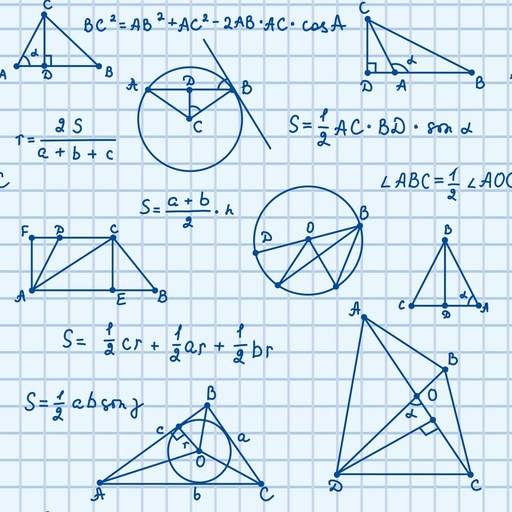
#> input picture Synthetic/HandWritten.png, 512 x 512 px
$ python main.py   (older library calls are emulated)
#> lines starting #> are read from the running program, lines starting #| are printed output that depends on the picture
### VideoGenerator.py
import SparkHashing
import Settings
import os
import numpy as np
import cv2 as opencv
from UWSceneImager import UWSceneImager
from multiprocessing import Process
import SparkPointFeatureUtility
import subprocess

exitFlag = 0

class VideoGenerator(Process):
    sceneImager = None
    workingDir = None
    metadataFol = None
    tag = None

    def __init__(self, imageFilePath, saveLoc, metadataFol):
#> called with imageFilePath = 'Synthetic/HandWritten.png', saveLoc = 'Videos/cda3960c', metadataFol = 'Videos/cda3960c/metadata'
       Process.__init__(self)
       bgImg = opencv.imread(imageFilePath)
#> bgImg is the input picture: shape (512, 512, 3); mean B, G, R 240.2, 228.7, 211.7
       self.sceneImager = UWSceneImager(bgImg)
       self.workingDir = saveLoc
       self.tag = imageFilePath.split('/')[-1].split('.')[0]
       self.metadataFol = os.path.join(metadataFol,self.tag)
       os.mkdir(self.metadataFol)

       self.name = self.tag


    # [19 lines left out: functions getTrackPoints, getCurrentLoc, not called in this run]

    def run(self):
        self.generateVideos()


    def generateVideos(self):

        nrFrames = Settings.nrFrames
        fps = Settings.fps
        outFile = os.path.join(self.workingDir, self.tag + '.avi')

        np.save(os.path.join(self.metadataFol, 'waveParameters'), self.sceneImager.getWaveParameters())

        frameSize = Settings.sceneSize
        mapping = np.zeros((frameSize[0], frameSize[1], 2, nrFrames),dtype='int16')

        fourcc = opencv.VideoWriter_fourcc(*'MJPG')

        videoWriter = opencv.VideoWriter(outFile, fourcc, fps, (frameSize[1], frameSize[0]))

        for frameIdx in range(nrFrames):
            distScene, mapR, mapC = self.sceneImager.getUWImageAt(frameIdx / fps)
            mapping[:, :,0, frameIdx], mapping[:, :,1, frameIdx] = np.round(mapR), np.round(mapC)
            videoWriter.write((255 * distScene).astype('uint8'))

            if Settings.randomFrames:
                self.sceneImager.reset()

        videoWriter.release()

        np.save(os.path.join(self.metadataFol, 'mapping'), mapping)

        if(Settings.convertToMP4 is True):
            mp4Name = outFile.split('.')[0] + '.mp4'
            cmd = 'ffmpeg -i ' + outFile + ' ' + mp4Name
            os.system(cmd)
            os.remove(outFile)

### SparkImageInterpolator.py
import numpy as np
import scipy.misc

class SparkImageInterpolator:
    image = None
    bounds = None
    scaleR = 0
    scaleC = 0


    def __init__(self, image, bounds, originalResolution = False):

#> called with bounds = array of shape (2,), originalResolution = False
        if originalResolution is False:
            image = scipy.misc.imresize(image, bounds+1) / 255

        self.image = image
        self.bounds = bounds
#> self.bounds = [511, 511]
        self.scaleR = (self.image.shape[0]-1)/(bounds[0])
#> self.scaleR = 1
        self.scaleC = (self.image.shape[1]-1)/(bounds[1])
#> self.scaleC = 1

    def getInterpolatedImage(self, mappingR, mappingC, image=None):
        if image is None:
            image = self.image

        mappingR = self.scaleR * mappingR
        mappingC = self.scaleC * mappingC

        T = np.floor(mappingR).astype(int)
        L = np.floor(mappingC).astype(int)
        R = L + 1
        B = T + 1
        R = R.clip(0, image.shape[0]-1)
        B = B.clip(0, image.shape[1]-1)

        wtTL = (B - mappingR) * (R - mappingC)
        wtTR = (B - mappingR) * (mappingC - L)
        wtBR = (mappingR - T) * (mappingC - L)
        wtBL = (mappingR - T) * (R - mappingC)


        imgTL =  image[T, L]
        imgTR =  image[T, R]
        imgBR =  image[B, R]
        imgBL =  image[B, L]

        interpImg = imgTL * wtTL[:, :, None] + imgTR * wtTR[:, :, None] + imgBR * wtBR[:, :, None] + imgBL * wtBL[:, :, None]
        return interpImg

### Scene.py
from scipy.interpolate import interp1d, RectBivariateSpline as twoDInterp
import numpy as np
import random
import math
from Clock import Clock
import cv2 as opencv
import Settings
from SparkImageInterpolator import SparkImageInterpolator

class RandomPath:

    Rt = None
    Ct = None
    VMin, VMax = 5,50

    # [23 lines left out: functions __init__, getBounded1DPath, getLocation, not called in this run]


class MovingObject:
    clock = None
    path = None
    length = 0
    checkLen = 0
    img = None
    centreR, centreC = 0,0
    mask = None


    # [35 lines left out: functions __init__, setCheckerBoardAppearence, setAppearenceFromImg, setMask, not called in this run]


    def getAppearance(self):
        return self.img, self.mask

    # [10 lines left out: function getBounds, not called in this run]


class Scene:
    clock = None
    randomPath = None

    bgScene = None


    def __init__(self, image, clock):
        self.clock = clock
        nrMovObjs = Settings.maxMovObjs
        motionTime = Settings.getRecordingTime()
        objLen = 50
        self.updateBackgroundScene(image/255, Settings.sceneSize-1)
        self.movingObjects = [MovingObject(objLen,image.shape,objLen+5, motionTime, self.clock) for _ in range(nrMovObjs)]
#> self.movingObjects = []

    def updateBackgroundScene(self, bgImg, outShape):
        self.bgScene = SparkImageInterpolator(bgImg, outShape, originalResolution = False)

    # [7 lines left out: function paintObject, not called in this run]


    def imagePoints(self, mapR, mapC):
        image = self.bgScene.image.copy()

        for object in self.movingObjects:
            self.paintObject(object, image)

        image = self.bgScene.getInterpolatedImage(mapR, mapC, image)
        return image


### UWDistorter.py
import scipy.signal
import numpy as np
import math
import random
from Clock import Clock
import Settings


class WaveGenerator:
    clock = None
    nrWaves = 0


    depth = 10


    resolution = 0
    X = None
    Y = None

    waveParameters = None

    def __init__(self,size, clock):
        self.clock = clock

        lengthX, lengthY = size[0], size[1]


        self.depth = Settings.waterDepth
        self.nrWaves = Settings.nrWaves


        self.setCoordinates(lengthX, lengthY)
        self.setWaveParameters(sample = 'random')


    def setCoordinates(self, lengthX, lengthY):
        X =  np.linspace(0,lengthX-1,lengthX)
        Y = -np.linspace(0,lengthY-1,lengthY)
        self.X,self.Y = np.meshgrid(X,Y)


    def normalizeAmplitudes(self, waveParameters):
        a = random.uniform(9,12)
        t = np.linspace(0,10000*math.pi,1000000)
        signal = 0

        for i in range(len(waveParameters)):
            wave = waveParameters[i]
            signal = signal + wave['amplitude']*np.sin((2*math.pi*wave['frequency'])*t + 2*math.pi*random.random())

        scale = (a/math.sqrt(2))/np.sqrt(np.mean(signal**2))

        for i in range(len(waveParameters)):
            waveParameters[i]['amplitude'] = waveParameters[i]['amplitude']*scale


    def setWaveParameters(self,sample = 'custom'):

        if(sample == 'custom'):
            wave1 = {'amplitude':18,'waveLen':200,'frequency':1,'theta': math.pi/3,'phi':0}
            waveParameters = [wave1]
        else:
            waveParameters = []
            if(sample=='random'):
                for i in range(self.nrWaves):
                    wave = self.getRandomWave()
                    waveParameters.append(wave)
                    #print(wave['amplitude'] , wave['theta'])
                self.normalizeAmplitudes(waveParameters)

            else:
                if(sample=='noisyUCW'):
                    pass


        self.waveParameters = waveParameters

    def getRandomWave(self):
        A = random.uniform(0,1)
        lam = random.uniform(125,200)
        frequency = random.uniform(2,3.5)
        dire = random.uniform(0, 2*math.pi)
        phi = random.uniform(0, math.pi)
        waveParameters = {'amplitude': A, 'waveLen': lam, 'frequency': frequency, 'theta': dire, 'phi': phi}
        return waveParameters


    def getSurfaceAndNormals(self):
        time = self.clock.read()
        surface = self.getSurface(time)
        normals = self.getSurfaceNormals(time)

        return surface, normals


    def getSurface(self,t):
        Z = 0
        for w in range(self.nrWaves):
            Z = Z + self.getWaveSurface(w,t)

        surface = self.depth + Z

        return surface


    def getWaveSurface(self, idx, t):
        X,Y = self.X,self.Y
        A, kx, ky, w, phi = self.getNthWaveParameters(idx)
        Z = A * np.sin(kx * X + ky *Y - w*t + phi)
        return Z

    def getSurfaceNormals(self,t):
        N = 0
        for n in range(self.nrWaves):
            N = N + self.getWaveSurfaceNormals(n,t)

        norm = np.linalg.norm(N,axis=2)
        N = np.divide(N,norm[:,:,None])

        return N


    def getWaveSurfaceNormals(self, idx, t):
        X, Y = self.X, self.Y
        A, kx, ky, w, phi = self.getNthWaveParameters(idx)

        N = -np.ones((X.shape[0], X.shape[1],3))

        N[:,:,0] = A * kx * np.cos(kx * X + ky*Y - w*t + phi)
        N[:,:,1] = A * ky * np.cos(kx * X + ky*Y - w*t + phi)

        return N

    def getNthWaveParameters(self, idx):

        waveParameters = self.waveParameters[idx]

        A = waveParameters['amplitude']
        lam = waveParameters['waveLen']
        theta = waveParameters['theta']
        kx,ky = (2 * math.pi/lam)* math.cos(theta), (2 * math.pi/lam)*math.sin(theta)
        phi = waveParameters['phi']
        w = 2*math.pi * waveParameters['frequency']

        return A,kx,ky,w,phi

    def getWaveParameters(self):
        return self.waveParameters.copy()


class UWDistorter:

    cameraHt = 0
    waveGenerator = None
    refIdx = 4/3

    def __init__(self, clock, cameraHt):

        self.cameraHt = cameraHt
        self.waveGenerator = WaveGenerator(Settings.sceneSize, clock)

    def getDistortions(self):
        surface, N = self.waveGenerator.getSurfaceAndNormals()
        I = self.getIncidentRays(surface)
        n = self.refIdx
        #vector eqn refration : n*r - i = -N(n*cos(r) - cos(i))
        cosI = np.sum(np.multiply(-N,I),axis=2)
        cosR = np.sqrt(1 - 1/(n**2) + np.power(cosI/n,2))

        R = n * (I + np.multiply(-N,(n * cosR - cosI)[:,:,None]))
        R = np.divide(R,(R[:,:,2])[:,:,None])

        distortionX = np.multiply(R[:,:,0] , surface)
        distortionY = np.multiply(R[:,:,1] , surface)

        return distortionX, distortionY

    # [11 lines left out: function getCousticDist, not called in this run]


    def getIncidentRays(self, surface = None):

        if(math.isinf(self.cameraHt)):
            gridSize = surface.shape
            iRays = np.zeros((gridSize[0], gridSize[1], 3))
            iRays[:,:,2] = -1
        else:
            iRays = None #implement perspective projection

        return iRays

    def reset(self):
        self.waveGenerator.setWaveParameters('random')

    def getWaveParameters(self):
        return self.waveGenerator.getWaveParameters()

### SparkScheduler.py
import threading
import time
import datetime
import numpy as np


def getNrActiveJobs(jobs):
    nrActive = 0

    for job in jobs:
        if job.is_alive():
            nrActive+=1
    return nrActive


def scheduleJobs(jobs, maxThreads):

#> called with maxThreads = 4
    waitList = list(jobs)
    nrActiveJobs = 0

    while True:

        nrSlots = min(maxThreads - nrActiveJobs,len(waitList))

        for p in range(nrSlots):
            waitList[0].start()
            print(datetime.datetime.now().time().strftime("%H:%M:%S"), ' Scheduled ', waitList[0].name)
            waitList.pop(0)

        nrActiveJobs = getNrActiveJobs(jobs)
        if(nrActiveJobs is 0):
            break
#> this loop made 1 pass
#> pass 1, in getInterpolatedImage, `mappingR = self.scaleR * mappingR`:
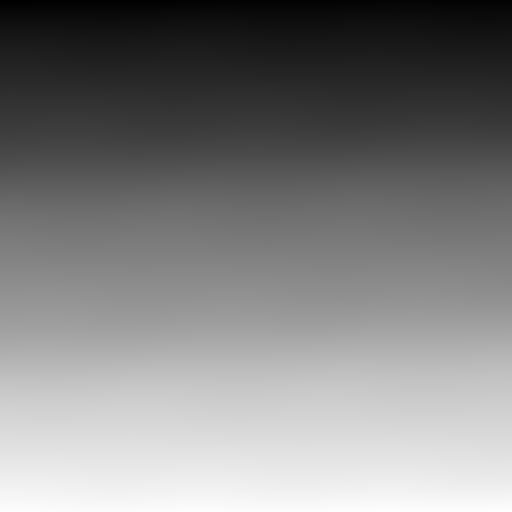
#> mappingR: shape (512, 512) float64; min 0.0264, max 508.3, mean 255.6; drawn with min black and max white
#> pass 1, in getInterpolatedImage, `mappingC = self.scaleC * mappingC`:
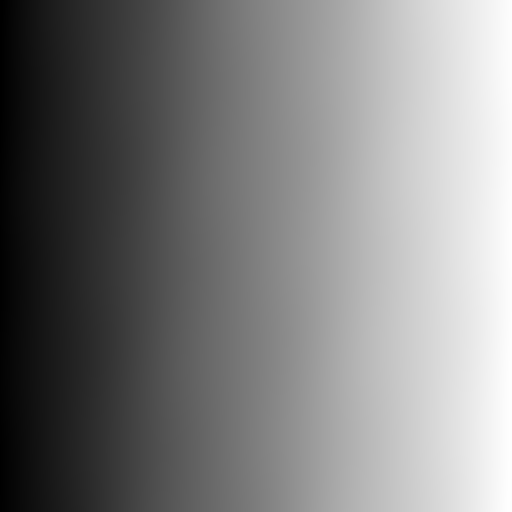
#> mappingC: shape (512, 512) float64; min 0.0125, max 511, mean 255.5; drawn with min black and max white
#> pass 1, in getInterpolatedImage, `T = np.floor(mappingR).astype(int)`:
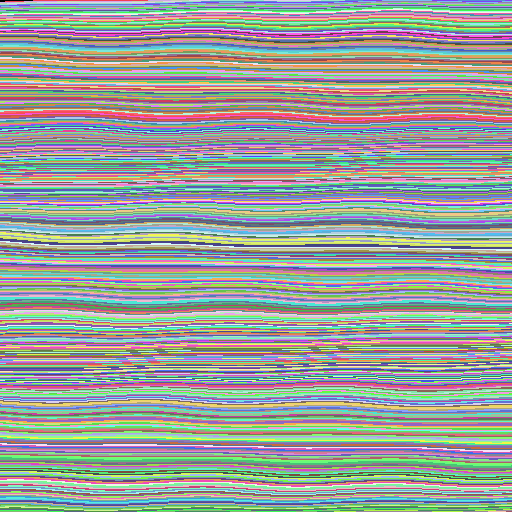
#> T: shape (512, 512) int64; 509 distinct labels, from 0 to 508; one colour per label, 0 black

### Settings.py

import os
import  sys


import uuid
import numpy as np
import os
import datetime


coustics = False
resolution = 1

randomFrames = False

nrFrames = 101
fps = 50

waterDepth = 25
nrWaves = 2
maxMovObjs = 0

movingObjectImg = 'MovingObjectPatterns/3.jpg'

sceneSize = np.array([512,512], dtype=int)

convertToMP4 = False
#GT points
boundaryClearance = 32
nrTrajectories = 128

def getRecordingTime():
    return int(nrFrames/fps)

### SparkTimer.py
import time
startTime = 0

def startClock(tag=None):
    global startTime
    if(tag!=None): print(tag)
    startTime = time.time()

def getElapsedTime(precision = 0):
	return round((time.time()-startTime), precision)

# [4 lines left out: function getElapsedTimeStr, not called in this run]

def printElapsedTime(tag = None):
    if(tag==None): tag =''
    print(tag,' ',getElapsedTime())

#add a function which gives cumulative time for a key, so that it can act as a profiler:

### UWSceneImager.py
import numpy as np
import math
from Clock import Clock
import SparkPointFeatureUtility
from UWDistorter import UWDistorter
from Scene import Scene
import Settings


class UWSceneImager:
    R = None
    C = None
    scene = None
    uwDistorter = None

    clock = None

    def __init__(self,bgImg):
        self.clock = Clock()
        self.scene = Scene(bgImg, self.clock)
        self.uwDistorter =  UWDistorter(self.clock, math.inf)
        self.setGrids(Settings.sceneSize)

    def setGrids(self, imSize):
        X = np.array(range(imSize[1]))
        Y = np.array(range(imSize[0]))
        self.C, self.R = np.meshgrid(X, Y)

    def getPixelMappings(self, distX, distY):
        mappingR = self.R - distY
        mappingC = self.C + distX

        maxR = self.R[-1][0]
        maxC = self.C[0][-1]

        mappingR[mappingR < 0] = - mappingR[mappingR < 0]
        mappingC[mappingC < 0] = - mappingC[mappingC < 0]
        mappingR[mappingR > maxR] = 2*maxR - mappingR[mappingR > maxR]
        mappingC[mappingC > maxC] = 2*maxC - mappingC[mappingC > maxC]

        return mappingR, mappingC

    def getUWImageAt(self,time, metaData = 'mapping'):

        self.clock.update(time)
        distX,distY = self.uwDistorter.getDistortions()

        #mappingR = np.clip(-(-self.R + distY), 0, self.R[-1][0]-1)
        #mappingC = np.clip(self.C + distX, 0, self.C[0][-1] - 1)

        mappingR, mappingC = self.getPixelMappings(distX, distY)
        uwScene = self.scene.imagePoints(mappingR, mappingC)

        if(Settings.coustics == True):
            coustics = self.uwDistorter.getCousticDist(distX, distY)
            uwScene = self.addCoustics(uwScene,coustics)

        if metaData is 'distortions':
            return uwScene, distX, distY
        else:
            return uwScene, mappingR, mappingC

    # [14 lines left out: function addCoustics, not called in this run]

    def getWaveParameters(self):
        return self.uwDistorter.getWaveParameters()

    def reset(self):
        self.uwDistorter.reset()

def normalizeImg(img):
    img = (img - np.min(img))/(np.max(img)-np.min(img))
    return img

### Clock.py


class Clock:
    currentTime = 0

    def __init__(self):
        self.currentTime = 0

    def update(self,time):
        global currentTime
        currentTime= time

    def read(self):
        return currentTime

### main.py
import Settings

import numpy as np
import cv2 as opencv
import SparkTimer
import  os

from UWSceneImager import UWSceneImager
import shutil
import uuid
from multiprocessing import Process, Lock
import random
from VideoGenerator import VideoGenerator
from SparkScheduler import scheduleJobs

seed = 127
workingDir = None
metadataFol = None
maxthreads = 4
# random.seed(seed)
# np.random.seed(seed)

# flags
def getSessionID():
    sessionID = str(uuid.uuid4()).split('-')[0]
    return sessionID


inputLoc = 'Synthetic'
outputDir = 'Videos'


def createSession():
    global workingDir, metadataFol
    sessionID = getSessionID()
    workingDir = os.path.join(outputDir, sessionID)
    workingDir = workingDir.replace(" ", "")
    os.mkdir(workingDir)
    metadataFol = os.path.join(workingDir, 'metadata')
    os.mkdir(metadataFol)
    print('Session ', sessionID, ' Created')
    SparkTimer.startClock()


if __name__ == "__main__":

    createSession()

    generators = []

    if (os.path.isfile(inputLoc)):
        videoGen = VideoGenerator(inputLoc, workingDir, metadataFol)
        generators.append(videoGen)
    else:
        if(os.path.isdir(inputLoc)):
            counter = 0
            for file in os.listdir(inputLoc):
                if file.endswith(tuple([".jpg", ".png"])):
                    fileName = os.path.join(inputLoc,file)
                    videoGen = VideoGenerator(fileName, workingDir, metadataFol)
                    generators.append(videoGen)
                    counter+=1

    scheduleJobs(generators, maxthreads)

    SparkTimer.printElapsedTime('Completed')
